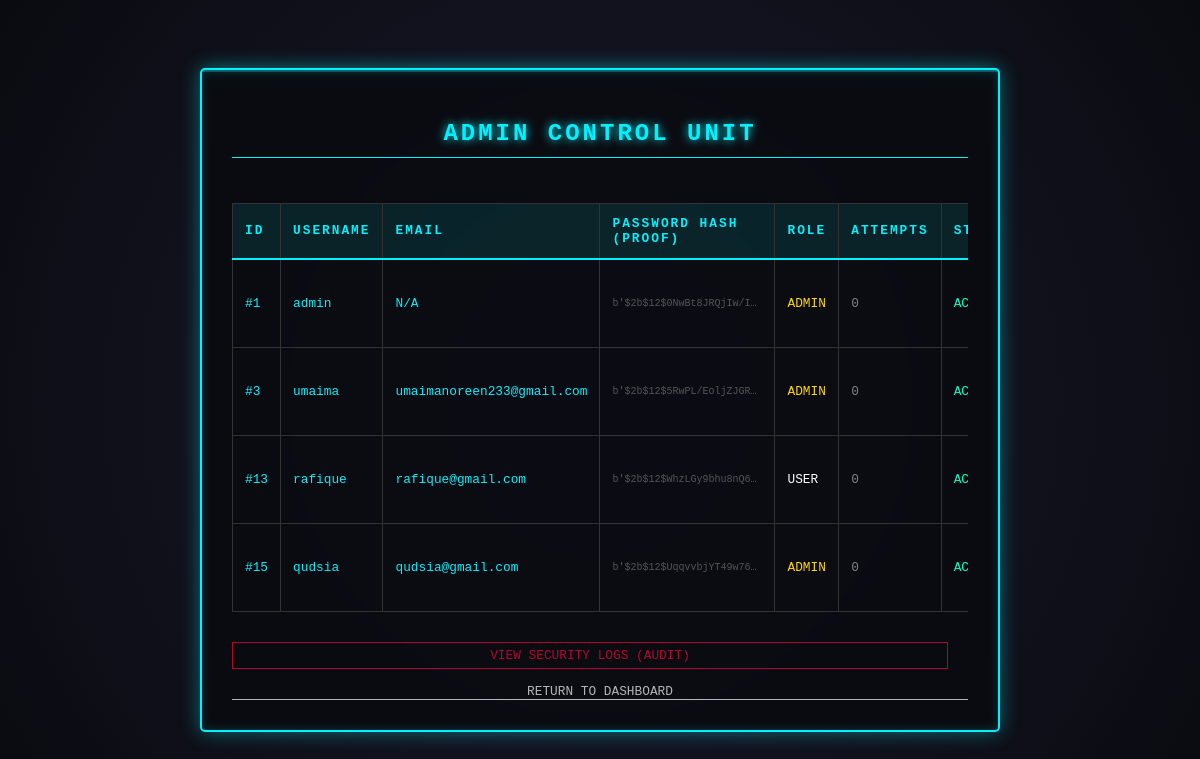
The page /admin (signed in) on the database its author committed.
### tables this page shows
CREATE TABLE users (
        id INTEGER PRIMARY KEY AUTOINCREMENT,
        username TEXT UNIQUE,
        password BLOB,
        role TEXT,
        failed_attempts INTEGER DEFAULT 0,
        is_locked INTEGER DEFAULT 0
    , email TEXT);

### app.py (the view)
@app.route('/admin')
def admin():
    if 'user' in session and session.get('role') == 'admin':
        conn = sqlite3.connect("database.db")
        cur = conn.cursor()
        cur.execute("SELECT * FROM users")
        raw_users = cur.fetchall()
        users = []
        for u in raw_users:
            u_list = list(u)
            try:
                u_list[2] = str(u[2])
            except:
                u_list[2] = "[BINARY DATA]"
            users.append(u_list)
        conn.close()
        return render_template('admin.html', users=users)
    return redirect(url_for('login'))

### templates/admin.html (shortened to what this page needs)
<!DOCTYPE html>
<html>
<head>
    <link rel="stylesheet" href="{{ url_for('static', filename='style.css') }}">
</head>
<body>
    <div class="container" style="width: 800px; max-width: 90%;">
        <h2 style="border-bottom: 1px solid #00f2ff; padding-bottom: 10px;">ADMIN CONTROL UNIT</h2>
        <div class="table-responsive">
            <table>
                <thead>
                    <tr>
                        <th>ID</th>
                        <th>USERNAME</th>
                        <th>EMAIL</th>
                        <th>PASSWORD HASH (PROOF)</th>
                        <th>ROLE</th>
                        <th>ATTEMPTS</th>
                        <th>STATUS</th>
                    </tr>
                </thead>
                <tbody>
                    {% for u in users %}
                    <tr>
                        <td>#{{u[0]}}</td>
                        <td>{{u[1]}}</td>
                        <td>{{u[6] if u[6] else 'N/A'}}</td>
                        <td
                            style="font-size: 10px; color: #555; max-width: 150px; overflow: hidden; text-overflow: ellipsis; white-space: nowrap;">
                            {{u[2]}}</td>
                        <td><span style="color: {{ 'gold' if u[3] == 'admin' else 'white' }}">{{u[3].upper()}}</span>
                        </td>
                        <td style="color: {{ 'red' if u[4] > 0 else 'gray' }}">{{u[4]}}</td>
                        <td>
                            {% if u[5] == 1 %}
                            <span style="color: #ff003c; font-weight: bold;">LOCKED</span>
                            {% else %}
                            <span style="color: #00ffcc;">ACTIVE</span>
                            {% endif %}
                        </td>
                    </tr>
                    {% endfor %}
                </tbody>
            </table>
        </div>
        <div style="margin-top: 30px; text-align: center;">
            <a href="/logs" class="action-btn" style="border-color: #ff003c; color: #ff003c; margin-right: 20px;">VIEW
                SECURITY LOGS (AUDIT)</a>
            <a href="/dashboard" style="color: white; text-decoration: none; border-bottom: 1px solid white;">RETURN TO
                DASHBOARD</a>
        </div>
    </div>
</body>
</html>

### static/style.css (style rules this page uses)
:root { --neon-cyan: #00f2ff; --neon-red: #ff003c; --bg-dark: #0a0b10; }
body { background-color: var(--bg-dark); background-image: radial-gradient(circle at 50% 50%, #1a1a2e 0%, #0a0b10 100%), linear-gradient(rgba(0, 242, 255, 0.05) 1px, transparent 1px), linear-gradient(90deg, rgba(0, 242, 255, 0.05) 1px, transparent 1px); background-size: 100% 100%, 30px 30px, 30px 30px; font-family: 'Courier New', Courier, monospace; display: flex; min-height: 100vh; padding: 20px 0; margin: 0; color: var(--neon-cyan); overflow-y: auto; box-sizing: border-box; }
.container { background: rgba(10, 11, 16, 0.85); padding: 30px; border: 2px solid var(--neon-cyan); border-radius: 5px; box-shadow: 0 0 20px rgba(0, 242, 255, 0.4), inset 0 0 10px rgba(0, 242, 255, 0.2); width: 90%; max-width: 900px; margin: auto; position: relative; backdrop-filter: blur(10px); animation: fadeIn 1.5s ease-out; box-sizing: border-box; }
.container::before { content: ""; position: absolute; top: 0; left: 0; width: 100%; height: 2px; background: var(--neon-cyan); box-shadow: 0 0 15px var(--neon-cyan); animation: scan 4s linear infinite; opacity: 0.3; }
h2 { text-align: center; text-transform: uppercase; letter-spacing: 3px; font-size: 1.5rem; text-shadow: 0 0 10px var(--neon-cyan); margin-bottom: 25px; }
.table-responsive { width: 100%; overflow-x: auto; -webkit-overflow-scrolling: touch; }
table { width: 100%; border-collapse: collapse; margin-top: 20px; font-size: 0.8em; min-width: 800px; }
th, td { padding: 10px; border-bottom: 1px solid rgba(0, 242, 255, 0.2); text-align: left; }
th { color: var(--neon-cyan); text-transform: uppercase; }
a { color: var(--neon-cyan); text-decoration: none; font-size: 0.8em; display: block; text-align: center; margin-top: 15px; opacity: 0.7; }

### templates/admin.html (style rules this page uses)
table { width: 100%; border-collapse: collapse; margin-top: 20px; color: #00f2ff; }
th, td { border: 1px solid #333; padding: 12px; text-align: left; }
th { background-color: rgba(0, 242, 255, 0.1); border-bottom: 2px solid #00f2ff; text-transform: uppercase; letter-spacing: 2px; }
.action-btn { color: #00f2ff; text-decoration: none; border: 1px solid #00f2ff; padding: 5px 10px; transition: 0.3s; }

### rows shown on the page
users: id "1", username "admin", u "N/A", u "b'$2b$12$0NwBt8JRQjIw/It…", role "ADMIN", failed_attempts "0", is_locked "ACTIVE"
users: id "3", username "umaima", email "umaimanoreen233@gmail.com", u "b'$2b$12$5RwPL/EoljZJGRn…", role "ADMIN", failed_attempts "0", is_locked "ACTIVE"
users: id "13", username "rafique", email "rafique@gmail.com", u "b'$2b$12$WhzLGy9bhu8nQ65…", role "USER", failed_attempts "0", is_locked "ACTIVE"
users: id "15", username "qudsia", email "qudsia@gmail.com", u "b'$2b$12$UqqvvbjYT49w762…", role "ADMIN", failed_attempts "0", is_locked "ACTIVE"
